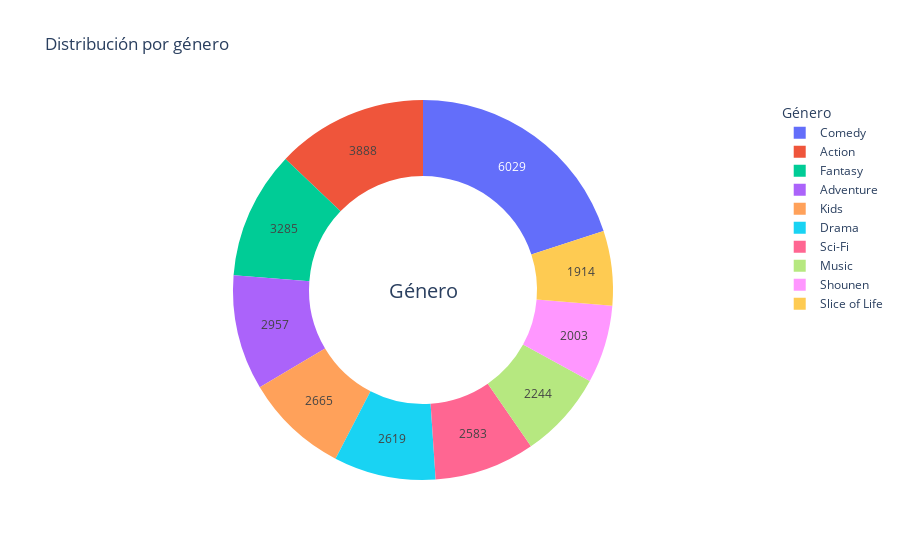

Source (notebook cell):
### Code cell
# Distribución por género
fig = go.Figure(data=[go.Pie(labels=top_10_genres.index, values=top_10_genres.values,
                             hole=0.6, hoverinfo='label+percent', textinfo='value')])

fig.update_layout(title='Distribución por género',
                  legend=dict(font=dict(size=12), title='Género'),
                  annotations=[dict(text='Género', x=0.5, y=0.5, font_size=20, showarrow=False)])

fig.show()

### Figure 1 — Plotly figure (JSON) as saved in the notebook; plotly's stock layout.template omitted (floating-point values rounded to 4 significant figures)
{"data": [{"hole": 0.6, "hoverinfo": "label+percent", "labels": ["Comedy", "Action", "Fantasy", "Adventure", "Kids", "Drama", "Sci-Fi", "Music", "Shounen", "Slice of Life"], "textinfo": "value", "type": "pie", "values": [6029, 3888, 3285, 2957, 2665, 2619, 2583, 2244, 2003, 1914]}], "layout": {"annotations": [{"font": {"size": 20}, "showarrow": false, "text": "Género", "x": 0.5, "y": 0.5}], "legend": {"font": {"size": 12}, "title": {"text": "Género"}}, "title": {"text": "Distribución por género"}}}
